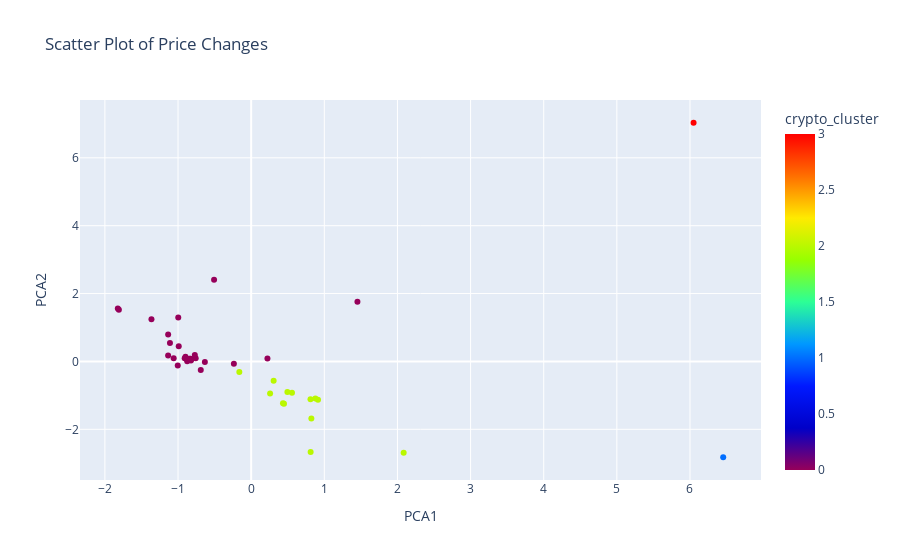

The code cell stored with this chart in its notebook:
### Code cell
# Create a scatter plot using hvPlot by setting `x="PCA1"` and `y="PCA2"`. 
import plotly.express as px
fig = px.scatter(
    PCA_data_df,
    x='PCA1',
    y='PCA2',
    color='crypto_cluster',
    color_continuous_scale='Rainbow',
    title='Scatter Plot of Price Changes'
)

fig.show()

### Figure 1 — Plotly figure (JSON) as saved in the notebook; plotly's stock layout.template omitted (floating-point values rounded to 4 significant figures)
{"data": [{"hovertemplate": "PCA1=%{x}<br>PCA2=%{y}<br>crypto_cluster=%{marker.color}<extra></extra>", "legendgroup": "", "marker": {"color": [2, 2, 0, 0, 2, 2, 2, 2, 2, 0, 0, 0, 0, 2, 0, 2, 0, 0, 2, 0, 0, 2, 0, 0, 0, 0, 0, 0, 2, 0, 0, 0, 3, 2, 0, 0, 1, 0, 0, 0, 0], "coloraxis": "coloraxis", "symbol": "circle"}, "mode": "markers", "name": "", "orientation": "v", "showlegend": false, "type": "scatter", "x": [0.4489, 0.4954, -0.8188, -0.8404, 0.8132, 0.8229, 0.9139, 0.8111, 0.2587, -1.004, -1.363, -0.8306, -1.135, 2.085, -0.6332, -0.1619, -0.997, -0.9905, 0.8781, -0.8748, -1.135, 0.4348, -1.11, -0.7586, 0.2226, -0.8261, -1.06, -1.809, 0.5581, 1.453, -0.8978, -0.9089, 6.049, 0.3072, -0.5071, -0.2365, 6.454, -1.824, -0.6892, -0.8233, -0.7707], "xaxis": "x", "y": [-1.245, -0.8998, 0.0719, 0.08005, -2.67, -1.682, -1.129, -1.113, -0.9469, -0.1194, 1.245, 0.07705, 0.1714, -2.689, -0.01691, -0.3109, 1.293, 0.4499, -1.093, 0.008933, 0.7921, -1.233, 0.5406, 0.09408, 0.08398, 0.04907, 0.09704, 1.52, -0.9205, 1.756, 0.1348, 0.09561, 7.033, -0.5658, 2.408, -0.0714, -2.824, 1.562, -0.2539, 0.03102, 0.1877], "yaxis": "y"}], "layout": {"coloraxis": {"colorbar": {"title": {"text": "crypto_cluster"}}, "colorscale": [[0, "rgb(150,0,90)"], [0.125, "rgb(0,0,200)"], [0.25, "rgb(0,25,255)"], [0.375, "rgb(0,152,255)"], [0.5, "rgb(44,255,150)"], [0.625, "rgb(151,255,0)"], [0.75, "rgb(255,234,0)"], [0.875, "rgb(255,111,0)"], [1, "rgb(255,0,0)"]]}, "legend": {"tracegroupgap": 0}, "title": {"text": "Scatter Plot of Price Changes"}, "xaxis": {"anchor": "y", "domain": [0, 1], "title": {"text": "PCA1"}}, "yaxis": {"anchor": "x", "domain": [0, 1], "title": {"text": "PCA2"}}}}
